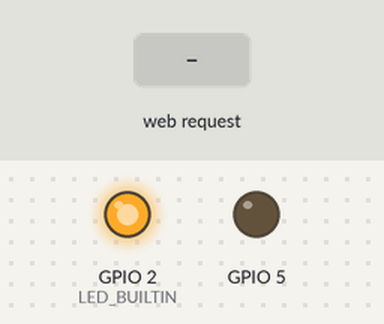
Bench run of a sketch on a simulated ESP32. On the bench: output pins drawn as LEDs (lit = HIGH). Inputs (shaded band) come from the test bench. What the sketch prints to the serial monitor is not drawn.

Above: at 2.2 s.
2.3 s: HTTP request GET / received
At 2.7 s:
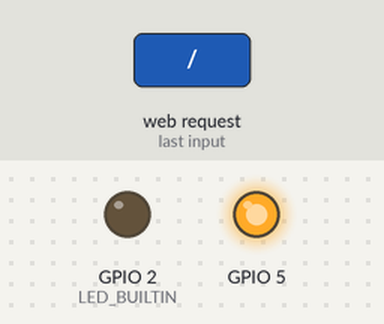
3.8 s: HTTP request GET /ht received
At 5.0 s:
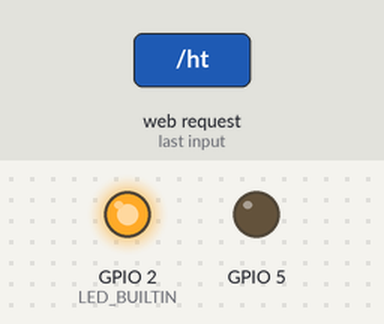
Timing chart, 0 to 6.8 s (numbered marks = the images above; inputs shaded):
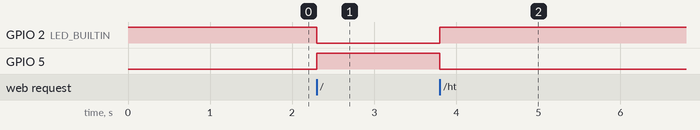

Measured:
- after the input at 2.3 s, GPIO 2 (LED_BUILTIN): HIGH → LOW at once; GPIO 5: LOW → HIGH at once
- after the input at 3.8 s, GPIO 2 (LED_BUILTIN): LOW → HIGH at once; GPIO 5: HIGH → LOW at once

The sketch:

WiFiAccessPoint_ntn.ino
```cpp
/*
   Hello world web server
   circuits4you.com
*/
#include <WiFi.h>
//#include <WiFiClient.h>
#include <WebServer.h>
#include <WiFiMulti.h>
#include <HTTPClient.h>

WiFiMulti wifiMulti;

//SSID and Password to your ESP Access Point
const char* ssid = "ESPWebServer";
const char* password = "12345678";
//WebSocketClient webSocketClient;

WebServer server(80); //Server on port 80
WiFiClient client;
// it wil set the static IP address to 192, 168, 1, 184

//==============================================================
//     This rutine is exicuted when you open its IP in browser
//==============================================================
void handleRoot() {
  server.send(200, "text/plain", "critical");
  digitalWrite(LED_BUILTIN, LOW);
  digitalWrite(5,HIGH);
}

void handleht() {
  server.send(200, "text/plain", "evvok");
  digitalWrite(LED_BUILTIN, HIGH);
  digitalWrite(5,LOW);
}

//===============================================================
//                  SETUP
//===============================================================
void setup(void) {
  Serial.begin(115200);
  float temp;
  pinMode(LED_BUILTIN, OUTPUT);
  pinMode(5,OUTPUT);
  digitalWrite(LED_BUILTIN, HIGH);
  digitalWrite(5,LOW);
  Serial.println("");
  WiFi.mode(WIFI_AP_STA);           //Only Access point
  delay(1000);

  WiFi.softAP(ssid, password);  //Start HOTspot removing password will disable security

  IPAddress myIP = WiFi.softAPIP(); //Get IP address
  Serial.print("HotSpt IP:");
  Serial.println(myIP);

  server.on("/", handleRoot);      //Which routine to handle at root location
  server.on("/ht",handleht);
  server.begin();                  //Start server
  Serial.println("HTTP server started");

  // We start by connecting to a WiFi network


}
//===============================================================
//                     LOOP
//===============================================================
void loop() {
  server.handleClient();          //Handle client requests


}
```
